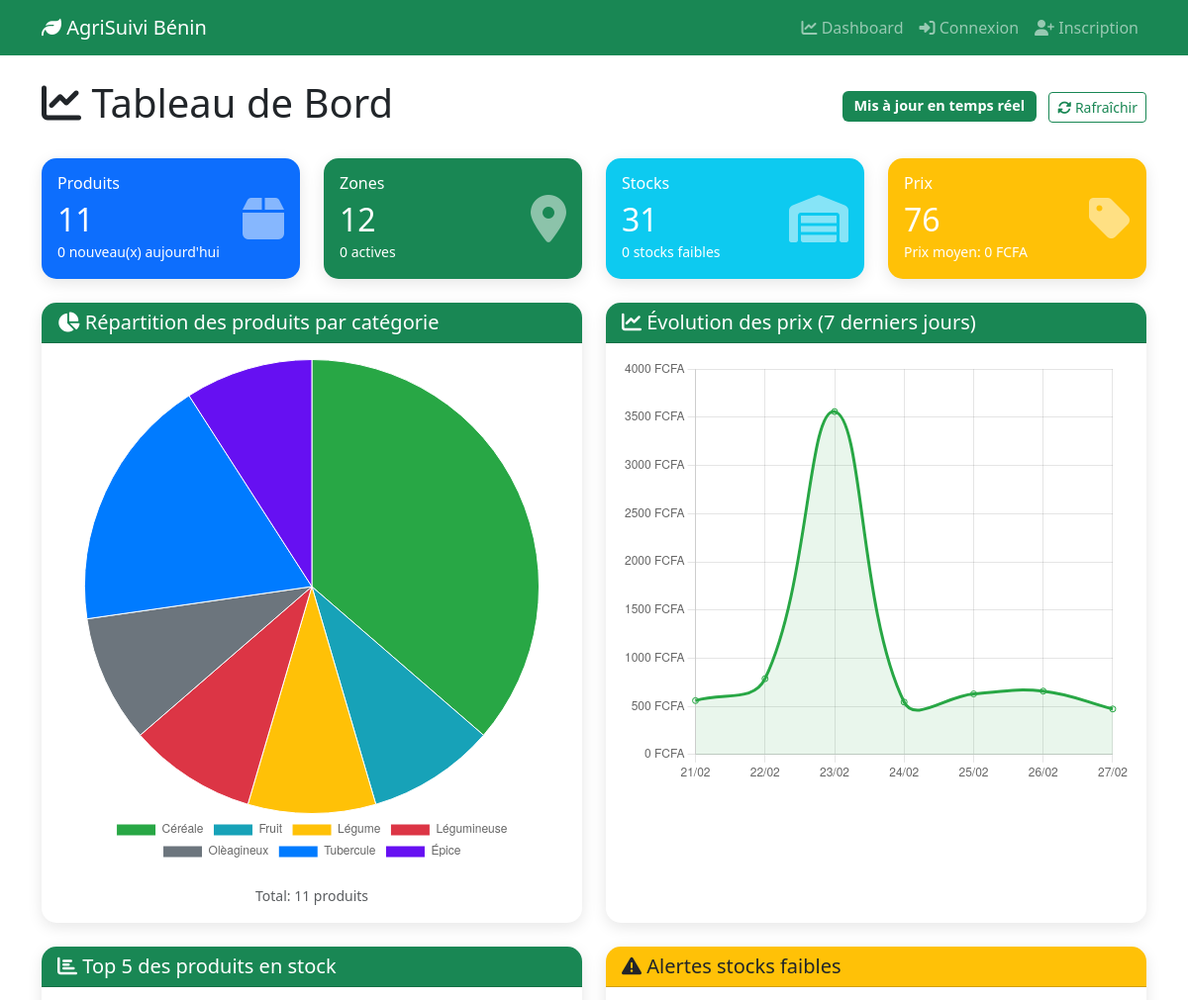
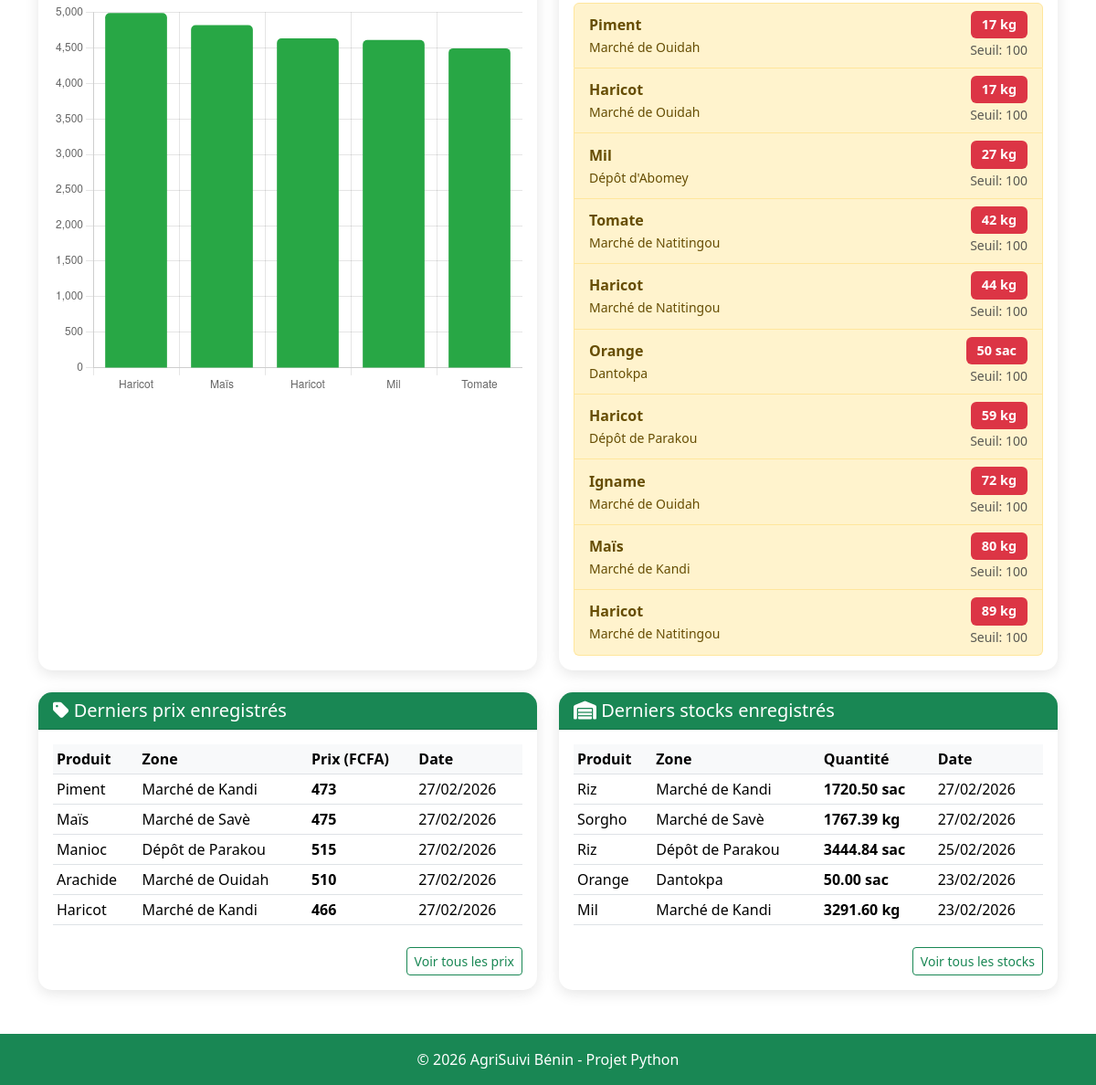
Before: /dashboard (signed in) with the older database file (2 pictures, top to bottom).
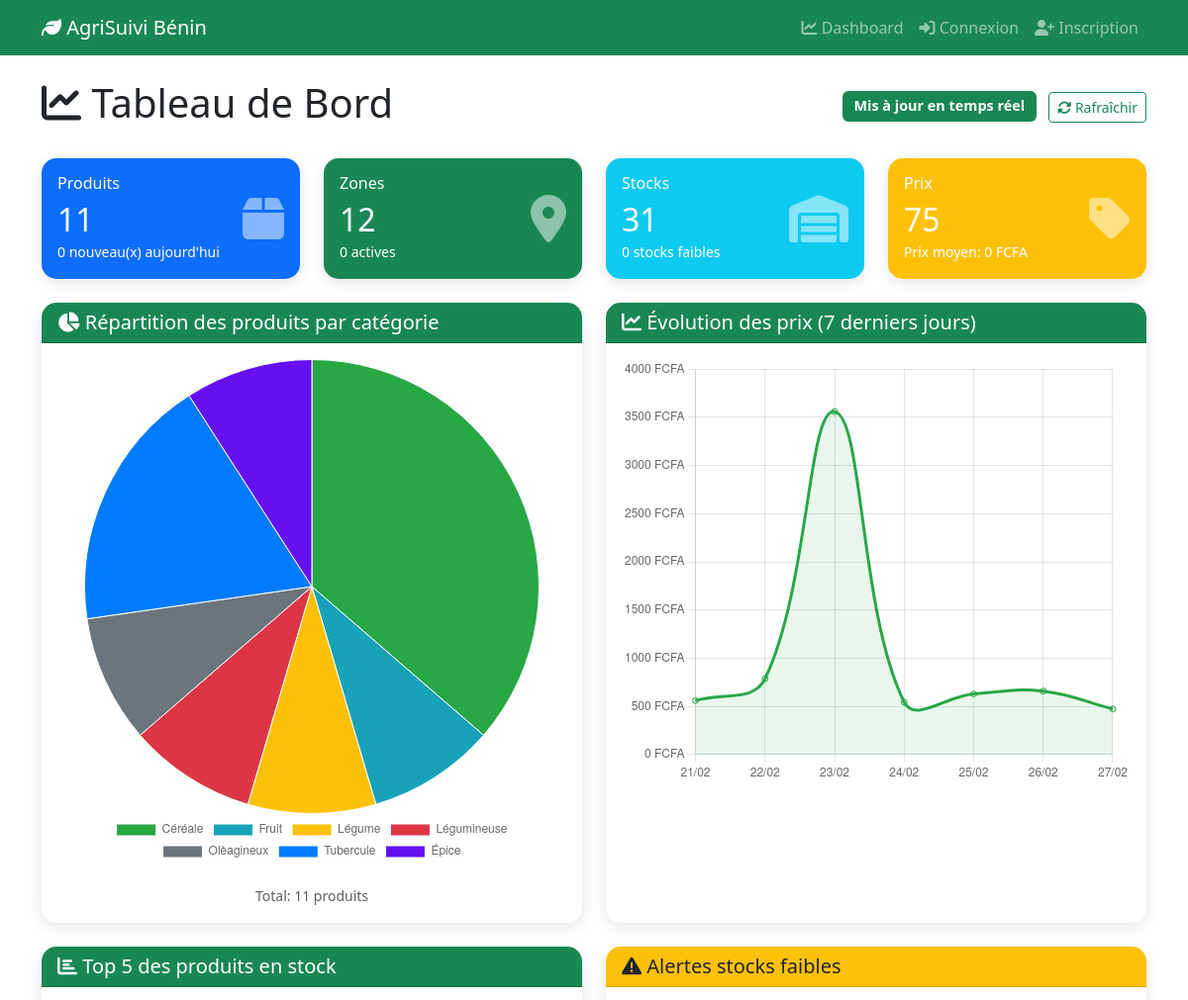
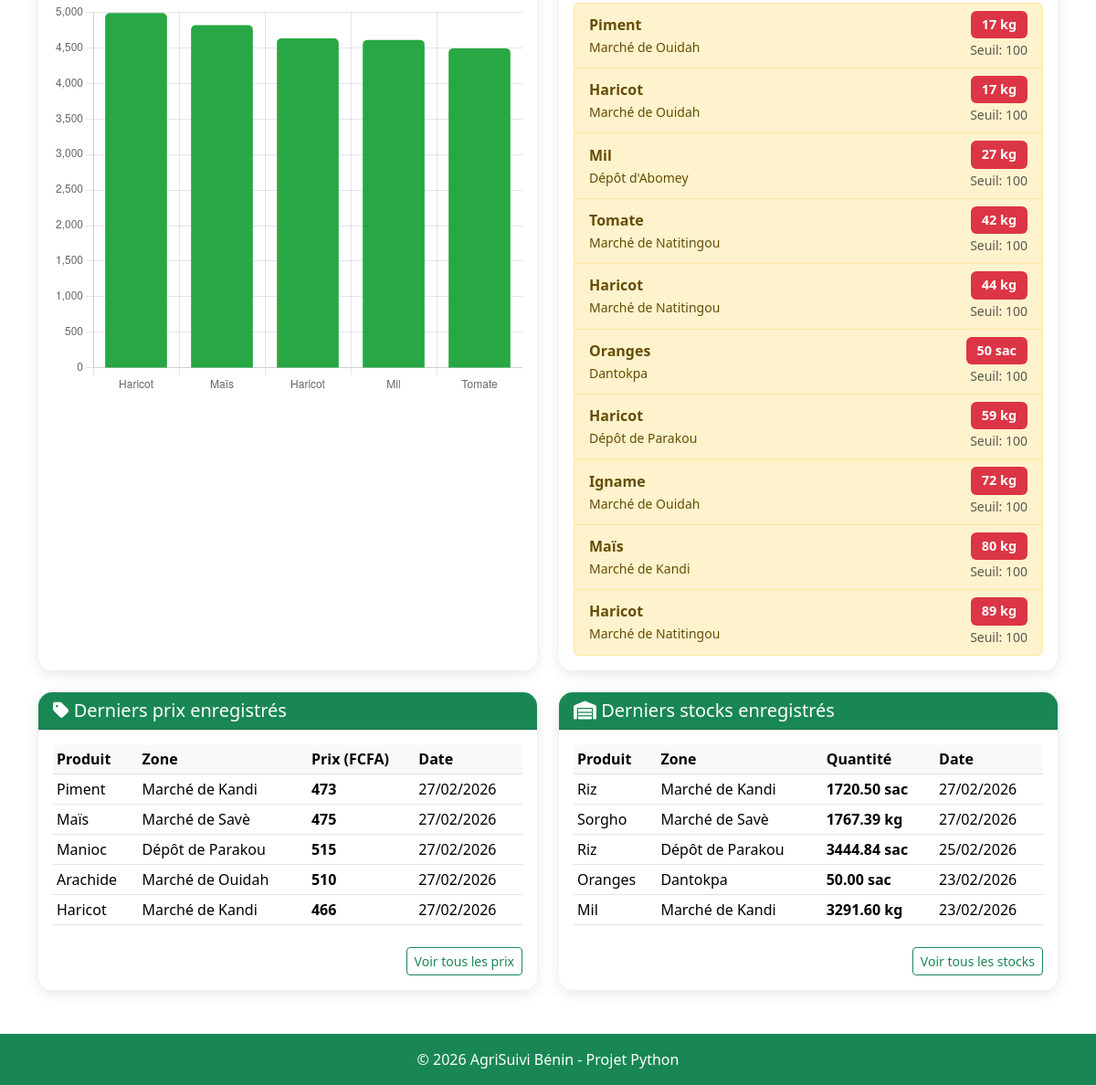
After: the same page with the newer database file (2 pictures, top to bottom).
### models.py (models this page shows)
class Stock(Base):
    __tablename__ = "stocks"
    id = Column(Integer, primary_key=True, index=True)
    product_id = Column(Integer, ForeignKey("products.id"))
    zone_id = Column(Integer, ForeignKey("zones.id"))
    quantity = Column(Float)
    date = Column(DateTime, default=datetime.now)
    notes = Column(Text, nullable=True)
    created_by = Column(Integer, ForeignKey("users.id"), nullable=True)
    product = relationship("Product", back_populates="stocks")
    zone = relationship("Zone", back_populates="stocks")
    creator = relationship("User")

class Product(Base):
    __tablename__ = "products"
    id = Column(Integer, primary_key=True, index=True)
    name = Column(String(100), index=True)
    category = Column(String(50))
    unit = Column(String(20))
    description = Column(Text, nullable=True)
    created_at = Column(DateTime, default=datetime.now)
    created_by = Column(Integer, ForeignKey("users.id"), nullable=True)
    stocks = relationship("Stock", back_populates="product")
    prices = relationship("Price", back_populates="product")
    creator = relationship("User")

class Zone(Base):
    __tablename__ = "zones"
    id = Column(Integer, primary_key=True, index=True)
    name = Column(String(100), index=True)
    type = Column(String(50))
    department = Column(String(50))
    city = Column(String(100))
    created_at = Column(DateTime, default=datetime.now)
    stocks = relationship("Stock", back_populates="zone")
    prices = relationship("Price", back_populates="zone")

class Price(Base):
    __tablename__ = "prices"
    id = Column(Integer, primary_key=True, index=True)
    product_id = Column(Integer, ForeignKey("products.id"))
    zone_id = Column(Integer, ForeignKey("zones.id"))
    price = Column(Float)
    date = Column(DateTime, default=datetime.now)
    notes = Column(Text, nullable=True)
    created_by = Column(Integer, ForeignKey("users.id"), nullable=True)
    product = relationship("Product", back_populates="prices")
    zone = relationship("Zone", back_populates="prices")
    creator = relationship("User")

### main.py (the view)
@app.get("/dashboard")
async def dashboard(request: Request, db: Session = Depends(get_db)):
    user = getattr(request.state, 'user', None)
    if not user:
        return RedirectResponse(url="/login", status_code=303)
    from sqlalchemy import func
    stats = {
        "products_count": db.query(models.Product).count(),
        "zones_count": db.query(models.Zone).count(),
        "stocks_count": db.query(models.Stock).count(),
        "prices_count": db.query(models.Price).count(),
    }
    categories = db.query(
        models.Product.category,
        func.count(models.Product.id)
    ).group_by(models.Product.category).all()
    if categories:
        category_labels = [c[0] for c in categories]
        category_data = [c[1] for c in categories]
    else:
        category_labels = ['Aucune donnée']
        category_data = [1]
    last_7_days = datetime.now() - timedelta(days=7)
    prices = db.query(models.Price)\
        .filter(models.Price.date >= last_7_days)\
        .order_by(models.Price.date).all()
    if prices:
        price_by_day = {}
        for p in prices:
            day = p.date.strftime('%d/%m')
            if day not in price_by_day:
                price_by_day[day] = []
            price_by_day[day].append(p.price)
        price_dates = []
        price_data = []
        for day in sorted(price_by_day.keys()):
            price_dates.append(day)
            price_data.append(sum(price_by_day[day]) / len(price_by_day[day]))
    else:
        price_dates = []
        price_data = []
    top_stocks = db.query(
        models.Product.name,
        models.Stock.quantity
    ).join(models.Stock)\
     .order_by(models.Stock.quantity.desc())\
     .limit(5).all()
    if top_stocks:
        stock_labels = [s[0][:15] + '...' if len(s[0]) > 15 else s[0] for s in top_stocks]
        stock_data = [float(s[1]) for s in top_stocks]
    else:
        stock_labels = []
        stock_data = []
    low_stock_alerts = db.query(
        models.Product.name.label('product_name'),
        models.Zone.name.label('zone_name'),
        models.Stock.quantity,
        models.Product.unit
    ).join(models.Product).join(models.Zone)\
     .filter(models.Stock.quantity < 100)\
     .order_by(models.Stock.quantity)\
     .limit(10).all()
    latest_prices = db.query(models.Price)\
        .order_by(models.Price.date.desc())\
        .limit(5).all()
    latest_stocks = db.query(models.Stock)\
        .order_by(models.Stock.date.desc())\
        .limit(5).all()
    return templates.TemplateResponse(
        "dashboard.html",
        {
            "request": request,
            "stats": stats,
            "category_labels": category_labels,
            "category_data": category_data,
            "price_dates": price_dates,
            "price_data": price_data,
            "stock_labels": stock_labels,
            "stock_data": stock_data,
            "low_stock_alerts": low_stock_alerts,
            "latest_prices": latest_prices,
            "latest_stocks": latest_stocks
        }
    )

### templates/dashboard.html (shortened to what this page needs)
{% extends "base.html" %}
{% block content %}
<div class="d-flex justify-content-between align-items-center mb-4">
    <h1><i class="fas fa-chart-line"></i> Tableau de Bord</h1>
    <div>
        <span class="badge bg-success me-2">Mis à jour en temps réel</span>
        <button class="btn btn-sm btn-outline-success" onclick="refreshData()">
            <i class="fas fa-sync-alt"></i> Rafraîchir
        </button>
    </div>
</div>
<div class="row mb-4">
    <div class="col-md-3">
        <div class="card text-white bg-primary" style="border-radius: 15px;">
            <div class="card-body">
                <div class="d-flex justify-content-between align-items-center">
                    <div>
                        <h6 class="card-title">Produits</h6>
                        <h2 class="mb-0">{{ stats.products_count }}</h2>
                        <small>{{ stats.new_products_today or 0 }} nouveau(x) aujourd'hui</small>
                    </div>
                    <i class="fas fa-box fa-3x opacity-50"></i>
                </div>
            </div>
        </div>
    </div>
    <div class="col-md-3">
        <div class="card text-white bg-success" style="border-radius: 15px;">
            <div class="card-body">
                <div class="d-flex justify-content-between align-items-center">
                    <div>
                        <h6 class="card-title">Zones</h6>
                        <h2 class="mb-0">{{ stats.zones_count }}</h2>
                        <small>{{ stats.active_zones or 0 }} actives</small>
                    </div>
                    <i class="fas fa-map-marker-alt fa-3x opacity-50"></i>
                </div>
            </div>
        </div>
    </div>
    <div class="col-md-3">
        <div class="card text-white bg-info" style="border-radius: 15px;">
            <div class="card-body">
                <div class="d-flex justify-content-between align-items-center">
                    <div>
                        <h6 class="card-title">Stocks</h6>
                        <h2 class="mb-0">{{ stats.stocks_count }}</h2>
                        <small>{{ stats.low_stock_count or 0 }} stocks faibles</small>
                    </div>
                    <i class="fas fa-warehouse fa-3x opacity-50"></i>
                </div>
            </div>
        </div>
    </div>
    <div class="col-md-3">
        <div class="card text-white bg-warning" style="border-radius: 15px;">
            <div class="card-body">
                <div class="d-flex justify-content-between align-items-center">
                    <div>
                        <h6 class="card-title">Prix</h6>
                        <h2 class="mb-0">{{ stats.prices_count }}</h2>
                        <small>Prix moyen: {{ stats.avg_price or 0 }} FCFA</small>
                    </div>
                    <i class="fas fa-tag fa-3x opacity-50"></i>
                </div>
            </div>
        </div>
    </div>
</div>
<div class="row mb-4">
    <div class="col-md-6">
        <div class="card h-100">
            <div class="card-header bg-success text-white">
                <h5 class="mb-0"><i class="fas fa-chart-pie"></i> Répartition des produits par catégorie</h5>
            </div>
            <div class="card-body">
                <canvas id="categoryChart" height="250"></canvas>
                <div class="text-center mt-3">
                    <small class="text-muted">Total: {{ stats.products_count }} produits</small>
                </div>
            </div>
        </div>
    </div>
    <div class="col-md-6">
        <div class="card h-100">
            <div class="card-header bg-success text-white">
                <h5 class="mb-0"><i class="fas fa-chart-line"></i> Évolution des prix (7 derniers jours)</h5>
            </div>
            <div class="card-body">
                <canvas id="priceChart" height="250"></canvas>
            </div>
        </div>
    </div>
</div>
<div class="row mb-4">
    <div class="col-md-6">
        <div class="card h-100">
            <div class="card-header bg-success text-white">
                <h5 class="mb-0"><i class="fas fa-chart-bar"></i> Top 5 des produits en stock</h5>
            </div>
            <div class="card-body">
                <canvas id="stockChart" height="250"></canvas>
            </div>
        </div>
    </div>
    <div class="col-md-6">
        <div class="card h-100">
            <div class="card-header bg-warning text-dark">
                <h5 class="mb-0"><i class="fas fa-exclamation-triangle"></i> Alertes stocks faibles</h5>
            </div>
            <div class="card-body">
                {% if low_stock_alerts %}
                <div class="list-group">
                    {% for alert in low_stock_alerts %}
                    <div class="list-group-item list-group-item-warning d-flex justify-content-between align-items-center">
                        <div>
                            <strong>{{ alert.product_name }}</strong><br>
                            <small>{{ alert.zone_name }}</small>
                        </div>
                        <div class="text-end">
                            <span class="badge bg-danger">{{ "%.0f"|format(alert.quantity) }} {{ alert.unit }}</span>
                            <br>
                            <small class="text-muted">Seuil: 100</small>
                        </div>
                    </div>
                    {% endfor %}
                </div>
                {% else %}
                <p class="text-center text-muted my-5">
                    <i class="fas fa-check-circle fa-3x text-success mb-3"></i><br>
                    Aucune alerte de stock faible
                </p>
                {% endif %}
            </div>
        </div>
    </div>
</div>
<div class="row">
    <div class="col-md-6">
        <div class="card">
            <div class="card-header bg-success text-white">
                <h5 class="mb-0"><i class="fas fa-tag"></i> Derniers prix enregistrés</h5>
            </div>
            <div class="card-body">
                <div class="table-responsive">
                    <table class="table table-sm table-hover">
                        <thead>
                            <tr>
                                <th>Produit</th>
                                <th>Zone</th>
                                <th>Prix (FCFA)</th>
                                <th>Date</th>
                            </tr>
                        </thead>
                        <tbody>
                            {% for price in latest_prices %}
                            <tr>
                                <td>{{ price.product.name }}</td>
                                <td>{{ price.zone.name }}</td>
                                <td><strong>{{ "%.0f"|format(price.price) }}</strong></td>
                                <td>{{ price.date.strftime('%d/%m/%Y') }}</td>
                            </tr>
                            {% else %}
                            <tr>
                                <td colspan="4" class="text-center">Aucun prix enregistré</td>
                            </tr>
                            {% endfor %}
                        </tbody>
                    </table>
                </div>
                {% if latest_prices %}
                <div class="text-end mt-2">
                    <a href="/prices" class="btn btn-sm btn-outline-success">Voir tous les prix</a>
                </div>
                {% endif %}
            </div>
        </div>
    </div>
    <div class="col-md-6">
        <div class="card">
            <div class="card-header bg-success text-white">
                <h5 class="mb-0"><i class="fas fa-warehouse"></i> Derniers stocks enregistrés</h5>
            </div>
            <div class="card-body">
                <div class="table-responsive">
                    <table class="table table-sm table-hover">
                        <thead>
                            <tr>
                                <th>Produit</th>
                                <th>Zone</th>
                                <th>Quantité</th>
                                <th>Date</th>
                            </tr>
                        </thead>
                        <tbody>
                            {% for stock in latest_stocks %}
                            <tr>
                                <td>{{ stock.product.name }}</td>
                                <td>{{ stock.zone.name }}</td>
                                <td><strong>{{ "%.2f"|format(stock.quantity) }} {{ stock.product.unit }}</strong></td>
                                <td>{{ stock.date.strftime('%d/%m/%Y') }}</td>
                            </tr>
                            {% else %}
                            <tr>
                                <td colspan="4" class="text-center">Aucun stock enregistré</td>
                            </tr>
                            {% endfor %}
                        </tbody>
                    </table>
                </div>
                {% if latest_stocks %}
                <div class="text-end mt-2">
                    <a href="/stocks" class="btn btn-sm btn-outline-success">Voir tous les stocks</a>
                </div>
                {% endif %}
            </div>
        </div>
    </div>
</div>
{% endblock %}

Changed rows visible on the page:
changed through a linked row, Stock "Dantokpa": product_name "Orange" → "Oranges"; product.name "Orange" → "Oranges"
Other visible differences:
{{ stats.prices_count }}: "76" → "75"
